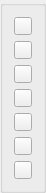
  <widget class="QGroupBox" name="RLegRibbonBox">
   <property name="geometry">
    <rect>
     <x>210</x>
     <y>350</y>
     <width>41</width>
     <height>171</height>
    </rect>
   </property>
   <property name="styleSheet">
    <string notr="true"/>
   </property>
   <layout class="QVBoxLayout" name="verticalLayout">
    <item>
     <widget class="QPushButton" name="RRibbonLeg1">
      <property name="minimumSize">
       <size>
        <width>18</width>
        <height>18</height>
       </size>
      </property>
      <property name="maximumSize">
       <size>
        <width>20</width>
        <height>20</height>
       </size>
      </property>
      <property name="text">
       <string/>
      </property>
     </widget>
    </item>
    <item>
     <widget class="QPushButton" name="RRibbonLeg2">
      <property name="minimumSize">
       <size>
        <width>18</width>
        <height>18</height>
       </size>
      </property>
      <property name="maximumSize">
       <size>
        <width>20</width>
        <height>20</height>
       </size>
      </property>
      <property name="text">
       <string/>
      </property>
     </widget>
    </item>
    <item>
     <widget class="QPushButton" name="RRibbonLeg3">
      <property name="minimumSize">
       <size>
        <width>18</width>
        <height>18</height>
       </size>
      </property>
      <property name="maximumSize">
       <size>
        <width>20</width>
        <height>20</height>
       </size>
      </property>
      <property name="text">
       <string/>
      </property>
     </widget>
    </item>
    <item>
     <widget class="QPushButton" name="RRibbonLeg4">
      <property name="minimumSize">
       <size>
        <width>18</width>
        <height>18</height>
       </size>
      </property>
      <property name="maximumSize">
       <size>
        <width>20</width>
        <height>20</height>
       </size>
      </property>
      <property name="text">
       <string/>
      </property>
     </widget>
    </item>
    <item>
     <widget class="QPushButton" name="RRibbonLeg5">
      <property name="minimumSize">
       <size>
        <width>18</width>
        <height>18</height>
       </size>
      </property>
      <property name="maximumSize">
       <size>
        <width>20</width>
        <height>20</height>
       </size>
      </property>
      <property name="text">
       <string/>
      </property>
     </widget>
    </item>
    <item>
     <widget class="QPushButton" name="RRibbonLeg6">
      <property name="minimumSize">
       <size>
        <width>18</width>
        <height>18</height>
       </size>
      </property>
      <property name="maximumSize">
       <size>
        <width>20</width>
        <height>20</height>
       </size>
      </property>
      <property name="text">
       <string/>
      </property>
     </widget>
    </item>
    <item>
     <widget class="QPushButton" name="RRibbonLeg7">
      <property name="minimumSize">
       <size>
        <width>18</width>
        <height>18</height>
       </size>
      </property>
      <property name="maximumSize">
       <size>
        <width>20</width>
        <height>20</height>
       </size>
      </property>
      <property name="text">
       <string/>
      </property>
     </widget>
    </item>
   </layout>
  </widget>
